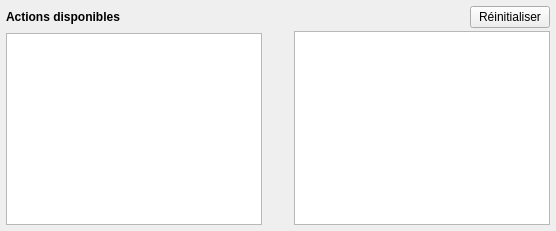
     <widget class="QWidget" name="tabOutils">
      <attribute name="title">
       <string>Barre d'outils</string>
      </attribute>
      <layout class="QHBoxLayout" name="horizontalLayout_2">
       <property name="leftMargin">
        <number>6</number>
       </property>
       <property name="topMargin">
        <number>6</number>
       </property>
       <property name="rightMargin">
        <number>6</number>
       </property>
       <property name="bottomMargin">
        <number>6</number>
       </property>
       <item>
        <layout class="QVBoxLayout" name="verticalLayout_6">
         <item>
          <widget class="QLabel" name="label_19">
           <property name="minimumSize">
            <size>
             <width>0</width>
             <height>21</height>
            </size>
           </property>
           <property name="maximumSize">
            <size>
             <width>16777215</width>
             <height>24</height>
            </size>
           </property>
           <property name="font">
            <font>
             <weight>75</weight>
             <bold>true</bold>
            </font>
           </property>
           <property name="text">
            <string>Actions disponibles</string>
           </property>
          </widget>
         </item>
         <item>
          <widget class="QListWidget" name="listActions">
           <property name="verticalScrollMode">
            <enum>QAbstractItemView::ScrollPerPixel</enum>
           </property>
          </widget>
         </item>
        </layout>
       </item>
       <item>
        <layout class="QVBoxLayout" name="verticalLayout_5">
         <item>
          <spacer name="verticalSpacer_2">
           <property name="orientation">
            <enum>Qt::Vertical</enum>
           </property>
           <property name="sizeHint" stdset="0">
            <size>
             <width>20</width>
             <height>40</height>
            </size>
           </property>
          </spacer>
         </item>
         <item>
          <widget class="QPushButton" name="pushUp">
           <property name="enabled">
            <bool>false</bool>
           </property>
           <property name="minimumSize">
            <size>
             <width>20</width>
             <height>20</height>
            </size>
           </property>
           <property name="maximumSize">
            <size>
             <width>20</width>
             <height>20</height>
            </size>
           </property>
           <property name="focusPolicy">
            <enum>Qt::NoFocus</enum>
           </property>
           <property name="text">
            <string/>
           </property>
           <property name="icon">
            <iconset resource="../ressources.qrc">
             <normaloff>:/icones/arrow_up</normaloff>:/icones/arrow_up</iconset>
           </property>
           <property name="iconSize">
            <size>
             <width>16</width>
             <height>16</height>
            </size>
           </property>
           <property name="flat">
            <bool>true</bool>
           </property>
          </widget>
         </item>
         <item>
          <widget class="QPushButton" name="pushRight">
           <property name="enabled">
            <bool>false</bool>
           </property>
           <property name="minimumSize">
            <size>
             <width>20</width>
             <height>20</height>
            </size>
           </property>
           <property name="maximumSize">
            <size>
             <width>20</width>
             <height>20</height>
            </size>
           </property>
           <property name="focusPolicy">
            <enum>Qt::NoFocus</enum>
           </property>
           <property name="text">
            <string/>
           </property>
           <property name="icon">
            <iconset resource="../ressources.qrc">
             <normaloff>:/icones/arrow_right</normaloff>:/icones/arrow_right</iconset>
           </property>
           <property name="iconSize">
            <size>
             <width>16</width>
             <height>16</height>
            </size>
           </property>
           <property name="flat">
            <bool>true</bool>
           </property>
          </widget>
         </item>
         <item>
          <widget class="QPushButton" name="pushLeft">
           <property name="enabled">
            <bool>false</bool>
           </property>
           <property name="minimumSize">
            <size>
             <width>20</width>
             <height>20</height>
            </size>
           </property>
           <property name="maximumSize">
            <size>
             <width>20</width>
             <height>20</height>
            </size>
           </property>
           <property name="focusPolicy">
            <enum>Qt::NoFocus</enum>
           </property>
           <property name="text">
            <string/>
           </property>
           <property name="icon">
            <iconset resource="../ressources.qrc">
             <normaloff>:/icones/arrow_left</normaloff>:/icones/arrow_left</iconset>
           </property>
           <property name="iconSize">
            <size>
             <width>16</width>
             <height>16</height>
            </size>
           </property>
           <property name="flat">
            <bool>true</bool>
           </property>
          </widget>
         </item>
         <item>
          <widget class="QPushButton" name="pushDown">
           <property name="enabled">
            <bool>false</bool>
           </property>
           <property name="minimumSize">
            <size>
             <width>20</width>
             <height>20</height>
            </size>
           </property>
           <property name="maximumSize">
            <size>
             <width>20</width>
             <height>20</height>
            </size>
           </property>
           <property name="focusPolicy">
            <enum>Qt::NoFocus</enum>
           </property>
           <property name="text">
            <string/>
           </property>
           <property name="icon">
            <iconset resource="../ressources.qrc">
             <normaloff>:/icones/arrow_down</normaloff>:/icones/arrow_down</iconset>
           </property>
           <property name="iconSize">
            <size>
             <width>16</width>
             <height>16</height>
            </size>
           </property>
           <property name="flat">
            <bool>true</bool>
           </property>
          </widget>
         </item>
         <item>
          <spacer name="verticalSpacer">
           <property name="orientation">
            <enum>Qt::Vertical</enum>
           </property>
           <property name="sizeType">
            <enum>QSizePolicy::Fixed</enum>
           </property>
           <property name="sizeHint" stdset="0">
            <size>
             <width>20</width>
             <height>10</height>
            </size>
           </property>
          </spacer>
         </item>
        </layout>
       </item>
       <item>
        <layout class="QVBoxLayout" name="verticalLayout_7">
         <property name="spacing">
          <number>3</number>
         </property>
         <item>
          <layout class="QHBoxLayout" name="horizontalLayout_4">
           <item>
            <spacer name="horizontalSpacer_3">
             <property name="orientation">
              <enum>Qt::Horizontal</enum>
             </property>
             <property name="sizeHint" stdset="0">
              <size>
               <width>40</width>
               <height>20</height>
              </size>
             </property>
            </spacer>
           </item>
           <item>
            <widget class="QPushButton" name="pushResetToolbar">
             <property name="maximumSize">
              <size>
               <width>16777215</width>
               <height>24</height>
              </size>
             </property>
             <property name="text">
              <string>Réinitialiser</string>
             </property>
            </widget>
           </item>
          </layout>
         </item>
         <item>
          <widget class="QListWidget" name="listToolbar">
           <property name="verticalScrollMode">
            <enum>QAbstractItemView::ScrollPerPixel</enum>
           </property>
          </widget>
         </item>
        </layout>
       </item>
      </layout>
     </widget>
